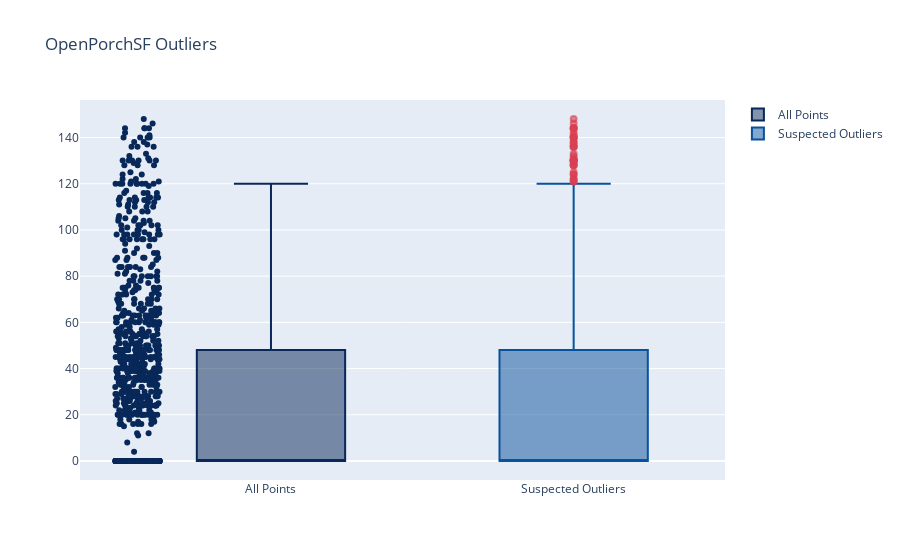

Here is the notebook cell this chart was saved with:
### Code cell
df_clean = outlier_treatment(df_clean,'OpenPorchSF')
OutLiersBox(df_clean,'OpenPorchSF')

### Figure 1 — Plotly figure (JSON) as saved in the notebook; plotly's stock layout.template omitted (floating-point values rounded to 4 significant figures; data arrays with more than 128 entries replaced by an {"elided": "..."} marker saying what was removed)
{"data": [{"boxpoints": "all", "jitter": 0.3, "line": {"color": "rgb(7,40,89)"}, "marker": {"color": "rgb(7,40,89)"}, "name": "All Points", "pointpos": -1.8, "type": "box", "y": {"elided": "1163 int values"}}, {"boxpoints": "suspectedoutliers", "line": {"color": "rgb(8,81,156)"}, "marker": {"color": "rgb(8,81,156)", "line": {"outliercolor": "rgba(219, 64, 82, 0.6)", "outlierwidth": 2}, "outliercolor": "rgba(219, 64, 82, 0.6)"}, "name": "Suspected Outliers", "type": "box", "y": {"elided": "1163 int values"}}], "layout": {"title": {"text": "OpenPorchSF Outliers"}}}
